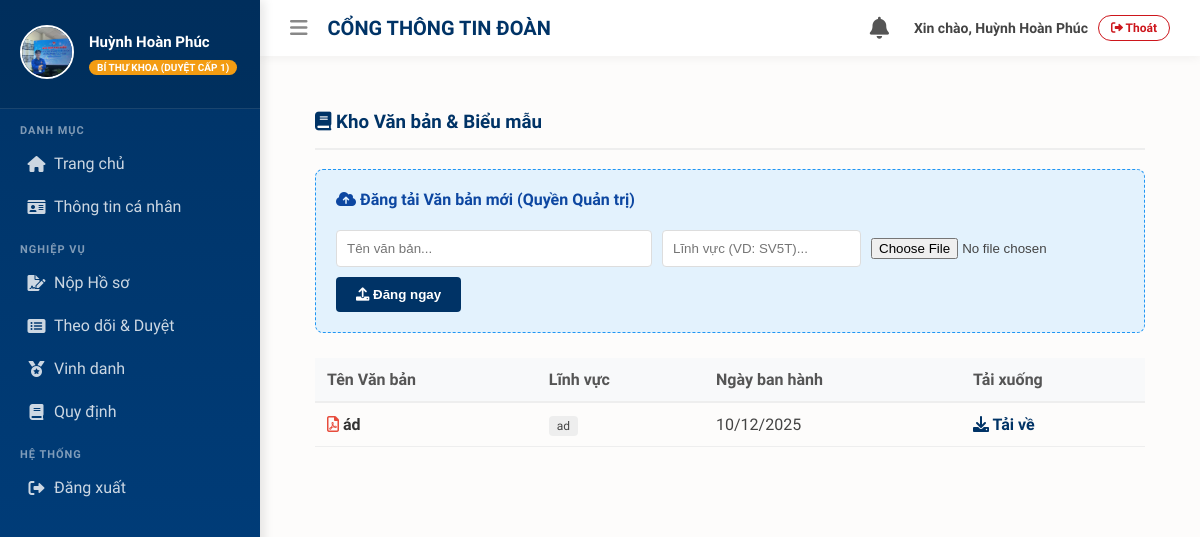
The page /quy-dinh/ (signed in) on the database its author committed.
### umt_youth_union/models.py (models this page shows, shortened)
class SinhVien(models.Model):
    ma_sinh_vien = models.CharField(max_length=20, unique=True, db_index=True)
    user = models.OneToOneField(User, on_delete=models.CASCADE, null=True, blank=True)
    avatar = models.ImageField(upload_to='avatars/', null=True, blank=True, verbose_name="Ảnh đại diện")
    ma_sinh_vien = models.CharField(max_length=15, unique=True, verbose_name="MSSV")
    ho_ten = models.CharField(max_length=100, verbose_name="Họ và Tên")
    ngay_sinh = models.DateField(null=True, blank=True, verbose_name="Ngày sinh")
    quoc_tich = models.CharField(max_length=50, default="Việt Nam", verbose_name="Quốc tịch")
    email_sv = models.EmailField(max_length=100, verbose_name="Email Sinh viên")
    so_dien_thoai = models.CharField(max_length=15, null=True, blank=True, verbose_name="Số điện thoại")
    dia_chi_thuong_tru = models.TextField(null=True, blank=True, verbose_name="Nơi thường trú")
    dia_chi_tam_tru = models.TextField(null=True, blank=True, verbose_name="Nơi tạm trú")
    truong = models.CharField(max_length=100, default="Đại học Quản lý và Công nghệ TP.HCM (UMT)", verbose_name="Trường")
    khoa_hoc = models.CharField(max_length=20, null=True, blank=True, verbose_name="Khóa học")
    chi_doan_gan_ket = models.ForeignKey(ChiDoan, on_delete=models.SET_NULL, null=True, blank=True, verbose_name="Chi Đoàn")
    CHUC_VU_CHOICES = (
        ('DOAN_VIEN', 'Đoàn viên (Nộp hồ sơ)'),
        ('UY_VIEN', 'Ủy viên (Duyệt Minh chứng)'),
        ('BI_THU_KHOA', 'Bí thư Khoa (Duyệt cấp 1)'),
        ('BI_THU_TRUONG', 'Bí thư Trường (Duyệt cuối)'),
    )
    chuc_vu = models.CharField(max_length=20, choices=CHUC_VU_CHOICES, default='DOAN_VIEN', verbose_name="Chức vụ Đoàn")

class QuyDinhDieuLe(models.Model):
    ten_van_ban = models.CharField(max_length=255)
    loai_danh_hieu = models.CharField(max_length=100)
    mo_ta = models.TextField(null=True, blank=True)
    file_pdf = models.FileField(upload_to='quyet_dinh/', null=True, blank=True)
    ngay_ban_hanh = models.DateField()

### umt_youth_union/views.py (the view, shortened to what this page needs)
# urls.py: path('quy-dinh/', views.quy_dinh_view, name='quy_dinh'),
@login_required(login_url='login')
def quy_dinh_view(request):
    is_authorized = False
    if request.user.is_superuser:
        is_authorized = True
    else:
        try:
            role = request.user.sinhvien.chuc_vu
            if 'BI_THU' in role: # Chỉ cần chức vụ có chữ BI_THU là được
                is_authorized = True
        except:
            pass
    danh_sach = QuyDinhDieuLe.objects.all().order_by('-ngay_ban_hanh')
    return render(request, 'umt_youth_union/quy_dinh.html', {
        'danh_sach_van_ban': danh_sach,
        'can_upload': is_authorized
    })

### umt_youth_union/context_processors.py (called while the page is built)
def thong_bao_chung(request):
    if request.user.is_authenticated:
        thong_baos = ThongBao.objects.filter(nguoi_nhan=request.user).order_by('-ngay_tao')[:10]
        so_chua_xem = ThongBao.objects.filter(nguoi_nhan=request.user, da_xem=False).count()
        return {
            'chung_thong_bao_list': thong_baos,
            'chung_so_thong_bao': so_chua_xem
        }
    return {}

### umt_youth_union/templates/umt_youth_union/quy_dinh.html (shortened to what this page needs)
{% extends 'umt_youth_union/base.html' %}
{% block content %}
<div class="card" style="padding: 25px; border-radius: 10px;">
    <h3 style="color: #003366; border-bottom: 2px solid #eee; padding-bottom: 15px; margin-top: 0;">
        <i class="fas fa-book"></i> Kho Văn bản & Biểu mẫu
    </h3>
    {% if can_upload %}
    <div style="background: #e3f2fd; padding: 20px; border-radius: 8px; margin-bottom: 25px; border: 1px dashed #2196f3;">
        <h4 style="margin-top: 0; color: #0d47a1;"><i class="fas fa-cloud-upload-alt"></i> Đăng tải Văn bản mới (Quyền Quản trị)</h4>
        <form method="post" enctype="multipart/form-data" style="display: flex; gap: 10px; align-items: center; flex-wrap: wrap;">
            <input type="text" name="ten_van_ban" placeholder="Tên văn bản..." required style="padding: 10px; border: 1px solid #ddd; border-radius: 4px; flex: 2;">
            <input type="text" name="loai_danh_hieu" placeholder="Lĩnh vực (VD: SV5T)..." required style="padding: 10px; border: 1px solid #ddd; border-radius: 4px; flex: 1;">
            <input type="file" name="file_pdf" required style="flex: 1;">
            <button type="submit" style="background: #003366; color: white; border: none; padding: 10px 20px; border-radius: 4px; cursor: pointer; font-weight: bold;">
                <i class="fas fa-upload"></i> Đăng ngay
            </button>
        </form>
    </div>
    {% endif %}
    <table style="width: 100%; border-collapse: collapse;">
        <thead>
            <tr style="background: #f8f9fa; color: #555;">
                <th style="padding: 12px; text-align: left; border-bottom: 2px solid #eee;">Tên Văn bản</th>
                <th style="padding: 12px; text-align: left; border-bottom: 2px solid #eee;">Lĩnh vực</th>
                <th style="padding: 12px; text-align: left; border-bottom: 2px solid #eee;">Ngày ban hành</th>
                <th style="padding: 12px; text-align: left; border-bottom: 2px solid #eee;">Tải xuống</th>
            </tr>
        </thead>
        <tbody>
            {% for vb in danh_sach_van_ban %}
            <tr style="border-bottom: 1px solid #eee;">
                <td style="padding: 12px; font-weight: bold; color: #333;">
                    <i class="far fa-file-pdf" style="color: #e74c3c;"></i> {{ vb.ten_van_ban }}
                </td>
                <td style="padding: 12px;"><span style="background: #eee; padding: 3px 8px; border-radius: 4px; font-size: 12px;">{{ vb.loai_danh_hieu }}</span></td>
                <td style="padding: 12px;">{{ vb.ngay_ban_hanh|date:"d/m/Y" }}</td>
                <td style="padding: 12px;">
                    {% if vb.file_pdf %}
                        <a href="{{ vb.file_pdf.url }}" target="_blank" style="color: #003366; font-weight: bold; text-decoration: none;">
                            <i class="fas fa-download"></i> Tải về
                        </a>
                    {% else %}
                        <span style="color: #999;">--</span>
                    {% endif %}
                </td>
            </tr>
            {% empty %}
            <tr>
                <td colspan="4" style="text-align: center; padding: 20px; color: #999;">Chưa có văn bản nào được đăng tải.</td>
            </tr>
            {% endfor %}
        </tbody>
    </table>
</div>
{% endblock %}

### umt_youth_union/templates/umt_youth_union/base.html (shortened to what this page needs)
{% load static %}
<!DOCTYPE html>
<html lang="vi">
<head>
    <link rel="stylesheet" href="https://cdnjs.cloudflare.com/ajax/libs/font-awesome/6.0.0/css/all.min.css">
</head>
<body>
    <div class="wrapper">
        {% include 'umt_youth_union/sidebar.html' %}
        <div class="content-wrapper">
            <header class="main-header">
                <div class="header-logo">
                    <i class="fas fa-bars" style="cursor: pointer; margin-right: 15px; color: #888;"></i>
                    <span>CỔNG THÔNG TIN ĐOÀN</span>
                </div>
                <div class="header-right">
                    <div class="notification-dropdown">
                        <i class="fas fa-bell" style="font-size: 22px; color: #555;" onclick="toggleNoti()"></i>
                    </div>
                    <div style="display: flex; align-items: center; gap: 10px;">
                        <span style="font-weight: 600; font-size: 14px;">Xin chào, {{ user.last_name }} {{ user.first_name }}</span>
                        <a href="{% url 'logout' %}" style="color: #cd161c; text-decoration: none; border: 1px solid #cd161c; padding: 5px 12px; border-radius: 20px; font-size: 12px; font-weight: bold;">
                            <i class="fas fa-sign-out-alt"></i> Thoát
                        </a>
                    </div>
                </div>
            </header>
            <section class="content">
                {% block content %}
                {% endblock %}
            </section>
        </div>
    </div>
</body>
</html>

### umt_youth_union/templates/umt_youth_union/sidebar.html (shortened to what this page needs)
{% load static %}
<div class="sidebar">
    <div class="user-panel">
        <div class="image">
            {% if user.sinhvien.avatar %}<img src="{{ user.sinhvien.avatar.url }}" class="img-circle">
            {% else %}<div class="img-circle-default"><i class="fas fa-user"></i></div>{% endif %}
        </div>
        <div class="info">
            <p>{{ user.last_name }} {{ user.first_name }}</p>
            {% if user.is_superuser %}
                <span class="role-badge" style="background: #e74c3c;">Admin</span>
            {% else %}
                <span class="role-badge">{{ user.sinhvien.get_chuc_vu_display }}</span>
            {% endif %}
        </div>
    </div>
    <ul class="sidebar-menu">
        <li class="header">DANH MỤC</li>
        <li><a href="{% url 'dashboard' %}"><i class="fas fa-home"></i> <span>Trang chủ</span></a></li>
        <li><a href="{% url 'profile' %}"><i class="fas fa-id-card"></i> <span>Thông tin cá nhân</span></a></li>
        <li class="header">NGHIỆP VỤ</li>
        <li><a href="{% url 'chon_danh_hieu' %}"><i class="fas fa-file-signature"></i> <span>Nộp Hồ sơ</span></a></li>
        <li><a href="{% url 'danh_sach_ho_so' %}"><i class="fas fa-list-alt"></i> <span>Theo dõi & Duyệt</span></a></li>
        <li><a href="{% url 'vinh_danh' %}"><i class="fas fa-medal"></i> <span>Vinh danh</span></a></li>
        <li><a href="{% url 'quy_dinh' %}"><i class="fas fa-book"></i> <span>Quy định</span></a></li>
        <li class="header">HỆ THỐNG</li>
        <li><a href="{% url 'logout' %}"><i class="fas fa-sign-out-alt"></i> <span>Đăng xuất</span></a></li>
    </ul>
</div>

### umt_youth_union/templates/umt_youth_union/base.html (style rules this page uses)
body { margin: 0; font-family: 'Segoe UI', Arial, sans-serif; background: #fdfcfb; color: #444; }
.wrapper { display: flex; width: 100%; min-height: 100vh; }
.content-wrapper { width: 100%; margin-left: 260px; display: flex; flex-direction: column; }
.main-header { background: white; padding: 15px 30px; display: flex; justify-content: space-between; align-items: center; box-shadow: 0 2px 10px rgba(0,0,0,0.05); position: sticky; top: 0; z-index: 900; }
.header-logo { font-size: 20px; font-weight: 800; color: #003366; }
.header-right { display: flex; align-items: center; gap: 25px; }
.notification-dropdown { position: relative; cursor: pointer; }
.content { padding: 30px; max-width: 1200px; margin: 0 auto; width: 100%; box-sizing: border-box; }

### umt_youth_union/templates/umt_youth_union/sidebar.html (style rules this page uses)
.sidebar { width: 260px; background: linear-gradient(180deg, #003366 0%, #004080 100%); height: 100vh; position: fixed; top: 0; left: 0; overflow-y: auto; color: #fff; font-family: 'Segoe UI', sans-serif; z-index: 1000; box-shadow: 4px 0 10px rgba(0,0,0,0.1); }
.user-panel { padding: 25px 20px; display: flex; align-items: center; gap: 15px; background: rgba(0,0,0,0.1); border-bottom: 1px solid rgba(255,255,255,0.1); }
.img-circle { width: 50px; height: 50px; border-radius: 50%; object-fit: cover; border: 2px solid #fff; }
.info p { font-weight: bold; margin: 0 0 5px 0; font-size: 15px; }
.role-badge { font-size: 10px; text-transform: uppercase; background: #f39c12; padding: 2px 8px; border-radius: 10px; color: white; font-weight: bold; }
.sidebar-menu { list-style: none; padding: 0; margin: 0; }
.sidebar-menu li.header { color: rgba(255,255,255,0.5); padding: 15px 25px 5px 20px; font-size: 11px; font-weight: bold; text-transform: uppercase; letter-spacing: 1px; }
.sidebar-menu li a { display: flex; align-items: center; padding: 12px 20px; color: rgba(255,255,255,0.8); text-decoration: none; border-left: 4px solid transparent; transition: 0.2s; }
.sidebar-menu li a i { width: 25px; text-align: center; margin-right: 5px; }

### rows shown on the page
QuyDinhDieuLe: ten_van_ban "ád", loai_danh_hieu "ad", ngay_ban_hanh "10/12/2025"

### other values the page prints
{{ user.last_name }} "Huỳnh Hoàn"
{{ user.first_name }} "Phúc"
{{ user.sinhvien.get_chuc_vu_display }} "BÍ THƯ KHOA (DUYỆT CẤP 1)"
